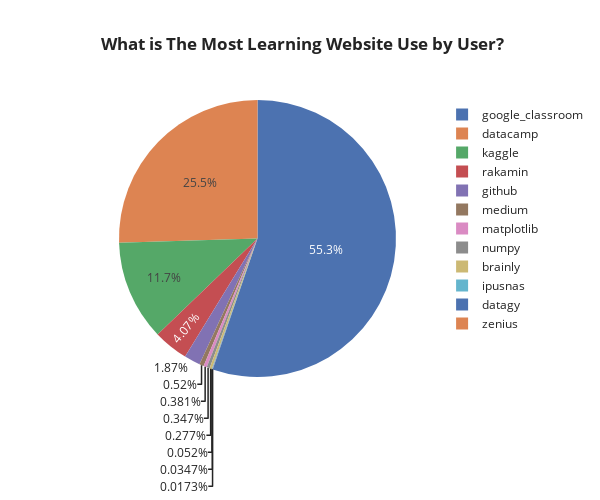

This figure's notebook cell:
### Code cell
#What is the most learning domain use by user
df_top_learn = browser_history[browser_history['search_category'] == 'Learning']
df_top_learn = df_top_learn['domain'].value_counts()

fig = px.pie(df_top_learn, names=df_top_learn.index, values =df_top_learn.values,
        color=df_top_learn.index, template='seaborn',title='<b> What is The Most Learning Website Use by User?',width=600, height=500)

fig.show()

### Figure 1 — Plotly figure (JSON) as saved in the notebook; plotly's stock layout.template omitted (floating-point values rounded to 4 significant figures)
{"data": [{"customdata": [["google_classroom"], ["datacamp"], ["kaggle"], ["rakamin"], ["github"], ["medium"], ["matplotlib"], ["numpy"], ["brainly"], ["ipusnas"], ["datagy"], ["zenius"]], "domain": {"x": [0, 1], "y": [0, 1]}, "hovertemplate": "index=%{customdata[0]}<br>value=%{value}<extra></extra>", "labels": ["google_classroom", "datacamp", "kaggle", "rakamin", "github", "medium", "matplotlib", "numpy", "brainly", "ipusnas", "datagy", "zenius"], "legendgroup": "", "marker": {"colors": ["rgb(76,114,176)", "rgb(221,132,82)", "rgb(85,168,104)", "rgb(196,78,82)", "rgb(129,114,179)", "rgb(147,120,96)", "rgb(218,139,195)", "rgb(140,140,140)", "rgb(204,185,116)", "rgb(100,181,205)", "rgb(76,114,176)", "rgb(221,132,82)"]}, "name": "", "showlegend": true, "type": "pie", "values": [3188, 1470, 675, 235, 108, 30, 22, 20, 16, 3, 2, 1]}], "layout": {"height": 500, "legend": {"tracegroupgap": 0}, "title": {"text": "<b> What is The Most Learning Website Use by User?"}, "width": 600}}
